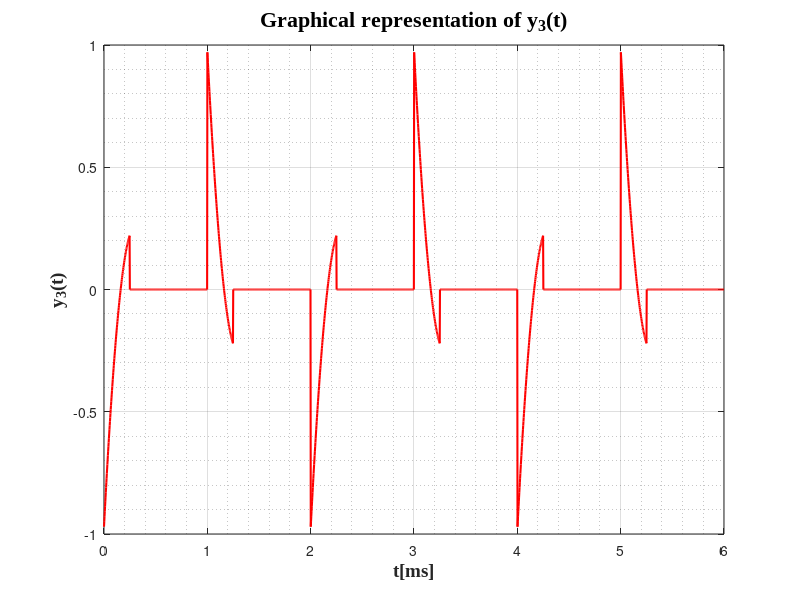

Write MATLAB code to recreate this figure.
t = linspace(0,1,100);
x = 0.86*t.^2-2.05*t+0.97;
T_3=2;
a = linspace(0,1,100);

for i=1:400
    if i > 200
        a(i) = 0;
    end
    if i < 200
        a = x;
    end    
end
v=ones(1,3*2);
y3 = a'*v;
for i = 1:3*2
    for k = 1:200*2
        y3(k,i) = y3(k,i)*((-1)^(i));
    end
end
y3 = y3(:);
T3 = linspace(0 ,3 * T_3, 1200*2);
size(T3)
size(y3)
figure(2);
plot(T3,y3,'r','LineWidth',1.5);
grid on;
grid minor;
xlabel('t[ms]', 'fontweight', 'bold', 'fontsize', 14, 'FontName', 'Times New Roman');
ylabel('y_{3}(t)','fontweight','bold','fontsize', 14, 'FontName', 'Times New Roman');
title('Graphical representation of y_{3}(t)','fontweight','bold','fontsize',16, 'FontName', 'Times New Roman');
